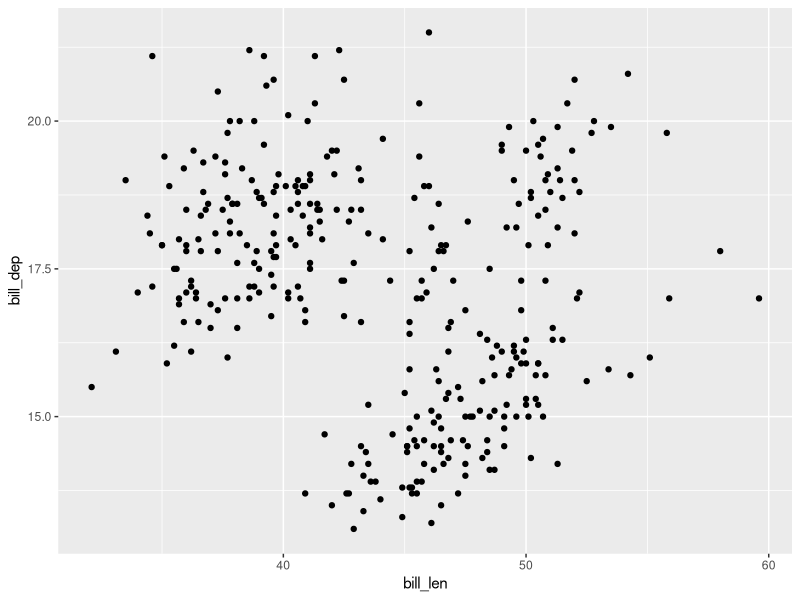

Write R code to recreate this figure.
library(tidyverse)
penglings <- penguins |>
  drop_na()

i_cant_code <- penglings |>
  ggplot()+
  geom_point(aes(x= bill_len, y = bill_dep))
i_cant_code
